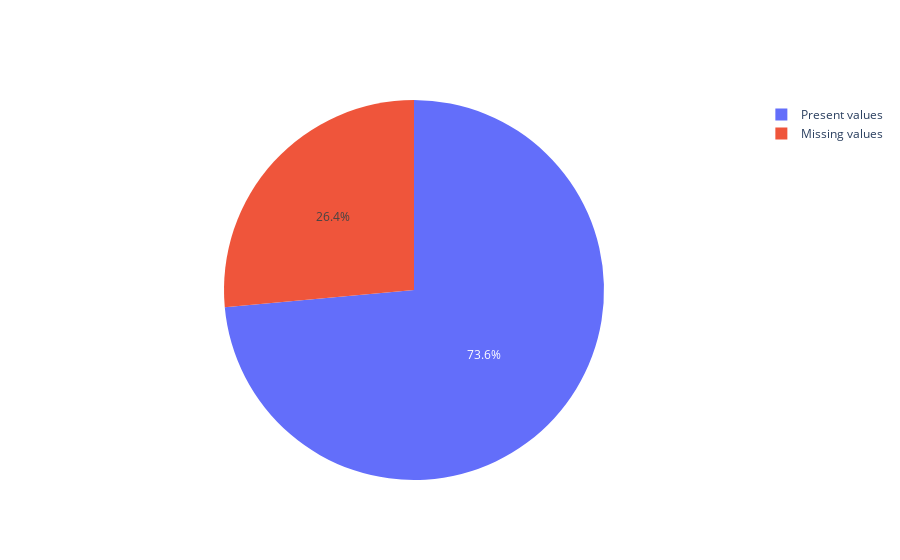

Write notebook code for a chart like this one.
### Markdown cell above
Let's create a visualization to see the proportion of missing values across the entire dataset:

### Code cell
colonnes_manquantes = df.columns[df.isnull().any()].tolist()
nombre_valeurs_manquantes = df.isnull().sum()
taux_valeurs_manquantes = (df.isnull().mean() * 100).round(2)
resultats = pd.DataFrame({'Colonnes_manquantes': colonnes_manquantes,
                          'Nombre_valeurs_manquantes': nombre_valeurs_manquantes[colonnes_manquantes],
                          'Taux_valeurs_manquantes (%)': taux_valeurs_manquantes[colonnes_manquantes]})
resultats = resultats.sort_values(by='Taux_valeurs_manquantes (%)')
taux_valeurs_manquantes_total = (df.isnull().mean().mean() * 100).round(2)
taux_valeurs_presents_total = 100 - taux_valeurs_manquantes_total
valeurs = [taux_valeurs_manquantes_total, taux_valeurs_presents_total]
etiquettes = ['Missing values', 'Present values']
fig = go.Figure(data=[go.Pie(labels=etiquettes, values=valeurs)])
fig.show()
print("The rate of missing values in the entire database is : ", taux_valeurs_manquantes_total, "%")

### Figure 1 — Plotly figure (JSON) as saved in the notebook; plotly's stock layout.template omitted (floating-point values rounded to 4 significant figures)
{"data": [{"labels": ["Missing values", "Present values"], "type": "pie", "values": [26.44, 73.56]}], "layout": {}}
